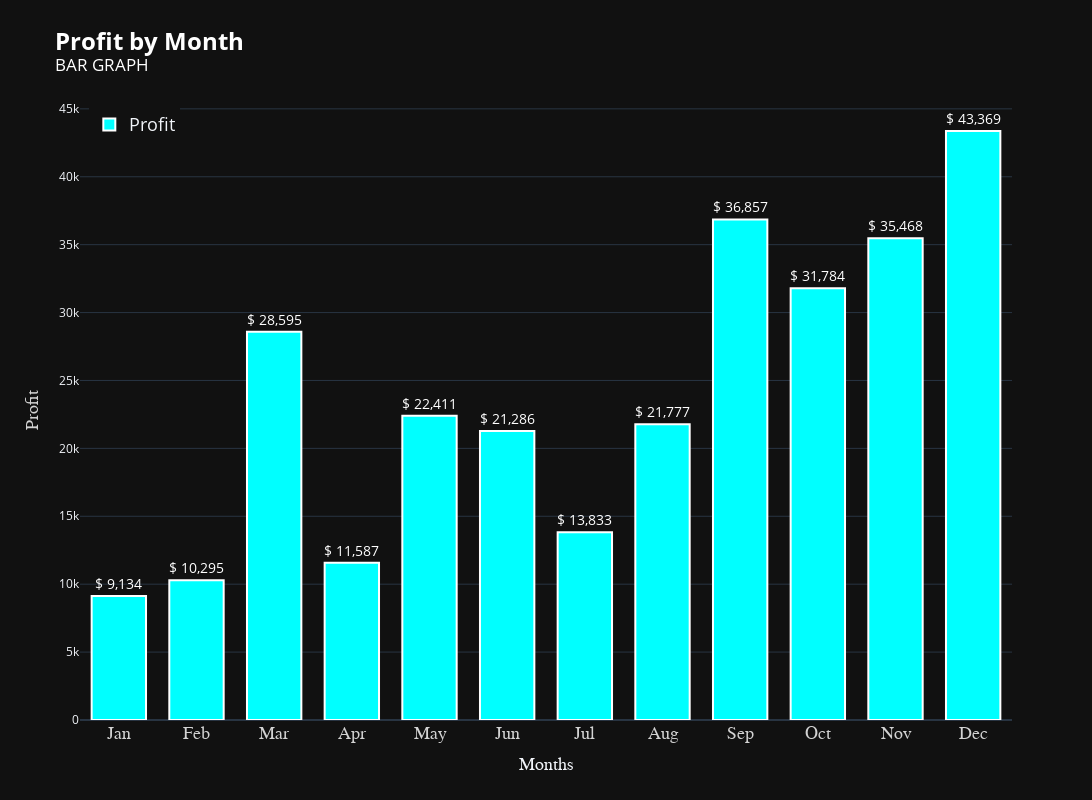

Source (notebook cell):
### Code cell
trace = go.Bar(
    x = pbm['Order Month'],
    y = pbm['Profit'],
    marker = dict(color = 'cyan', line = dict(color = 'white', width = 2)),
    text = pbm['Profit'].apply(lambda x: f"${x: ,.0f}"),
    textfont = dict(size = 14, color = 'white'),
    textposition = 'outside',
    width = 0.7,
    showlegend = True,
    name = 'Profit',
    hovertemplate = '%{x}<br>Profit: %{y:$,.0f}<extra></extra>'
)

layout = go.Layout(
    title = dict(text = '<b>Profit by Month</b><br><sup>BAR GRAPH</sup>', font = dict(size = 24, color ='white')),
    xaxis = dict(title = dict(text = 'Months', font = dict(family = 'Arial', size = 18)), tickvals = [1,2,3,4,5,6,7,8,9,10,11,12],
                 ticktext = ['Jan', 'Feb', 'Mar', 'Apr', 'May','Jun','Jul','Aug','Sep','Oct','Nov','Dec'],
                 tickfont = dict(size = 18, color = 'lightgrey', family = 'Arial')),
    yaxis = dict(title = dict(text = 'Profit', font = dict(size = 18, color = 'lightgrey', family = 'Arial'))),
    template = 'plotly_dark',
    legend = dict(x = 0.01, y = 0.99, font = dict(size = 18)), width = 1400, height = 800
)

fig = go.Figure(trace, layout)
fig.show()

### Figure 1 — Plotly figure (JSON) as saved in the notebook; plotly's stock layout.template omitted (floating-point values rounded to 4 significant figures)
{"data": [{"hovertemplate": "%{x}<br>Profit: %{y:$,.0f}<extra></extra>", "marker": {"color": "cyan", "line": {"color": "white", "width": 2}}, "name": "Profit", "showlegend": true, "text": ["$ 9,134", "$ 10,295", "$ 28,595", "$ 11,587", "$ 22,411", "$ 21,286", "$ 13,833", "$ 21,777", "$ 36,857", "$ 31,784", "$ 35,468", "$ 43,369"], "textfont": {"color": "white", "size": 14}, "textposition": "outside", "type": "bar", "width": 0.7, "x": [1, 2, 3, 4, 5, 6, 7, 8, 9, 10, 11, 12], "y": [9134.0, 10290.0, 28590.0, 11590.0, 22410.0, 21290.0, 13830.0, 21780.0, 36860.0, 31780.0, 35470.0, 43370.0]}], "layout": {"height": 800, "legend": {"font": {"size": 18}, "x": 0.01, "y": 0.99}, "title": {"font": {"color": "white", "size": 24}, "text": "<b>Profit by Month</b><br><sup>BAR GRAPH</sup>"}, "width": 1400, "xaxis": {"tickfont": {"color": "lightgrey", "family": "Arial", "size": 18}, "ticktext": ["Jan", "Feb", "Mar", "Apr", "May", "Jun", "Jul", "Aug", "Sep", "Oct", "Nov", "Dec"], "tickvals": [1, 2, 3, 4, 5, 6, 7, 8, 9, 10, 11, 12], "title": {"font": {"family": "Arial", "size": 18}, "text": "Months"}}, "yaxis": {"title": {"font": {"color": "lightgrey", "family": "Arial", "size": 18}, "text": "Profit"}}}}
